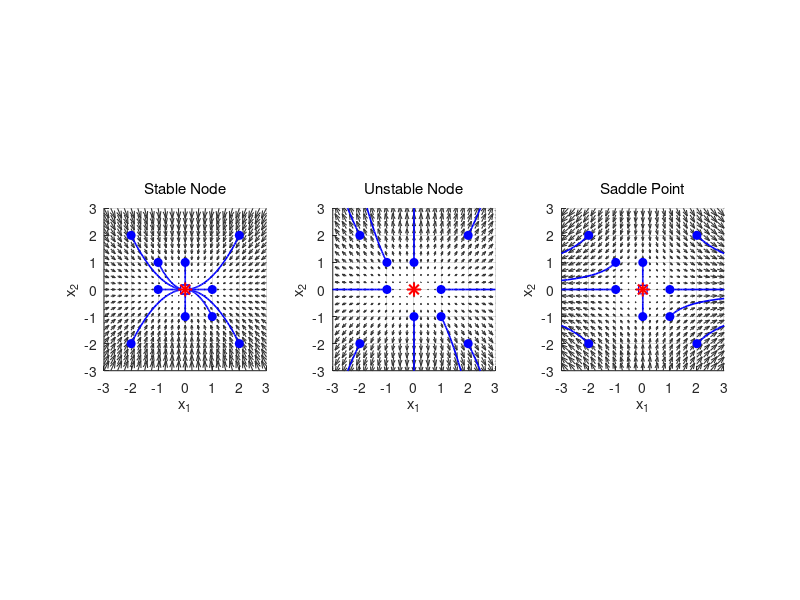

Source code (MATLAB): (Note: this script raises an error after producing the figure.)
% Stableequilibrium.m
% Plots three phase-plane subplots: stable node, unstable node, saddle.

% settings
arrowGrid = 25;        
arrowScale = 1.2;       
tspan = [0 5];     
xL = [-3 3];    
yL = [-3 3];


% build mesh of the cordinate plane from (-3,3)

[x1,x2] = meshgrid(linspace(xL(1),xL(2),arrowGrid), linspace(yL(1),yL(2),arrowGrid));

% 3 systems
systems = { struct('A',[-1 0; 0 -2], 'title','Stable Node'), struct('A',[ 1 0; 0  2], 'title','Unstable Node'), struct('A',[ 1 0; 0 -1], 'title','Saddle Point')
};

% initial conditions for speecific trajectories
initials = [ 2  2;  2 -2;  -2  2;  -2 -2;  1 0;  0 1; 0 -1; -1 0;  1 -1;  -1 1;];


%Setss up figure
figure('Color','w','Units','normalized','Position',[.1 .2 .8 .5]);

%Plost the three cases of stability
for i = 1:3
  %Gets system
  sys = systems{i};
  A = sys.A;
  
  % sets up equations for the vector fields
  U = A(1,1)*x1 + A(1,2)*x2;
  V = A(2,1)*x1 + A(2,2)*x2;
  
  %Creates a subplot
  ax = subplot(1,3,i);
  hold(ax,'on');
  
  %Computes the vector fields for each point on the grids
  quiver(ax, x1, x2, U, V, arrowScale, 'Color',[0.2 0.2 0.2], 'AutoScale','on','AutoScaleFactor',arrowScale, 'MaxHeadSize',0.4,'LineWidth',0.8);
  
  % plots all the trajectories for each of the intial points by useing
  % ODEsim
  for j = 1:size(initials,1)
      x0 = initials(j,:)';
      [t,x] = ode45(@(t,x) A*x, tspan, x0);
      plot(ax, x(:,1), x(:,2), 'b', 'LineWidth',1.2);
      plot(ax, x(1,1), x(1,2), 'bo', 'MarkerFaceColor','b');
      plot(ax, x(end,1), x(end,2), 'bs', 'MarkerFaceColor','w');
  end
  
    % marks (0,0) as an equilibrium point
    plot(ax,0,0,'r*','MarkerSize',10,'LineWidth',1.5);
    
    grid(ax,'on');
    axis(ax,'equal');
    set(ax, 'XLim', xL, 'YLim', yL);

    xlabel(ax,'x_1'); ylabel(ax,'x_2');
    title(ax,sys.title,'FontWeight','normal');
  hold(ax,'off');
end

sgtitle('Phase-Plane Examples: Stable, Unstable, Saddle','FontSize',14);

